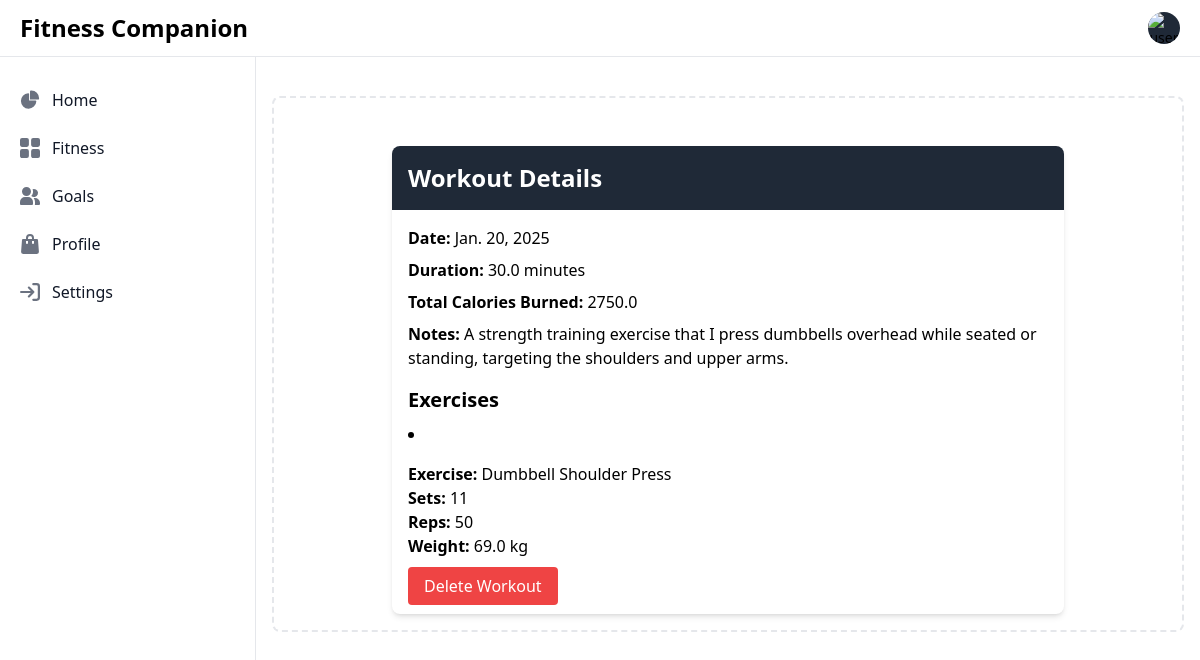
Page /fitness/workout_detail/2/ (signed in) on the committed database.
### fitness/models.py (models this page shows, shortened)
class WorkoutLog(models.Model):
    user = models.ForeignKey(settings.AUTH_USER_MODEL, on_delete=models.CASCADE)
    date = models.DateField(auto_now_add=True)
    duration = models.FloatField(help_text="Duration in minutes")
    total_calories_burned = models.FloatField(default=0)
    notes = models.TextField(blank=True)
    class Meta:
        ordering = ["-date"]

class WorkoutExercise(models.Model):
    workout_log = models.ForeignKey(
        WorkoutLog, related_name="exercises", on_delete=models.CASCADE
    )
    exercise = models.ForeignKey(Exercise, on_delete=models.PROTECT)
    sets = models.IntegerField(validators=[MinValueValidator(1)])
    reps = models.IntegerField(validators=[MinValueValidator(1)])
    weight = models.FloatField(null=True, blank=True, help_text="Weight in kg")

class Exercise(models.Model):
    DIFFICULTY_LEVELS = [
        ("beginner", "Beginner"),
        ("intermediate", "Intermediate"),
        ("advanced", "Advanced"),
    ]
    user = models.ForeignKey(settings.AUTH_USER_MODEL, on_delete=models.CASCADE)
    created_at = models.DateTimeField(auto_now_add=True)
    name = models.CharField(max_length=200)
    category = models.ForeignKey(ExerciseCategory, on_delete=models.SET_NULL, null=True)
    description = models.TextField(blank=True)
    calories_burned_per_hour = models.FloatField(validators=[MinValueValidator(0)])
    difficulty = models.CharField(max_length=20, choices=DIFFICULTY_LEVELS)
    muscle_groups = models.ManyToManyField("MuscleGroup")

### fitness/views.py (the view)
# urls.py: path('workout_detail/<int:workout_id>/', views.workout_detail, name='workout_detail'),
@login_required
def workout_detail(request, workout_id):
    workout_log = get_object_or_404(WorkoutLog, id=workout_id, user=request.user)
    return render(request, 'workout_detail.html', {'workout_log': workout_log})

### templates/workout_detail.html (shortened to what this page needs)
{% extends "base.html" %}
{% block content %}
<div class="flex justify-center mt-8">
    <div class="w-full max-w-2xl">
        <div class="bg-white shadow-md rounded-lg overflow-hidden">
            <div class="bg-gray-800 text-white p-4">
                <h2 class="text-2xl font-semibold">Workout Details</h2>
            </div>
            <div class="p-4">
                <p class="mb-2"><strong>Date:</strong> {{ workout_log.date }}</p>
                <p class="mb-2"><strong>Duration:</strong> {{ workout_log.duration }} minutes</p>
                <p class="mb-2"><strong>Total Calories Burned:</strong> {{ workout_log.total_calories_burned }}</p>
                <p class="mb-4"><strong>Notes:</strong> {{ workout_log.notes }}</p>
                <h3 class="text-xl font-semibold mb-2">Exercises</h3>
                <ul class="list-disc list-inside">
                    {% for exercise in workout_log.exercises.all %}
                    <li class="mb-4"></li>
                        <p><strong>Exercise:</strong> {{ exercise.exercise.name }}</p>
                        <p><strong>Sets:</strong> {{ exercise.sets }}</p>
                        <p><strong>Reps:</strong> {{ exercise.reps }}</p>
                        <p><strong>Weight:</strong> {{ exercise.weight }} kg</p>
                    {% endfor %}
                </ul>
                <div class="mt-4">
                    <a href="{% url 'delete_workout' workout_log.id %}" class="bg-red-500 text-white px-4 py-2 rounded">Delete Workout</a>
                </div>
            </div>
        </div>
    </div>
</div>
{% endblock %}

### rows in the picture
WorkoutLog: date "Jan. 20, 2025", duration "30.0", total_calories_burned "2750.0", notes "A strength training exercise that I press dumbbells overhead while seated or standing, targeting the shoulders and upper arms."
WorkoutExercise: exercise.name "Dumbbell Shoulder Press", sets "11", reps "50", weight "69.0"
